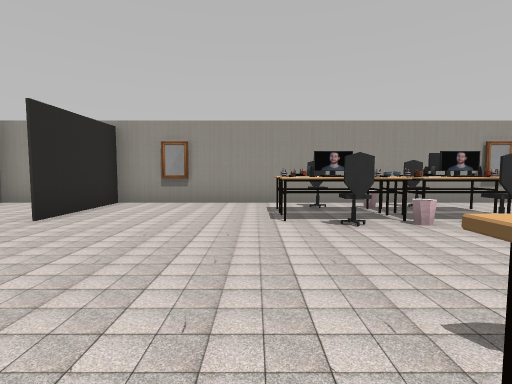
view 1 (above)

13 first-person views from a walk through a Unity game level. The camera is 1.5 m above the floor, tilts 4° down and sees 85° across. Doors are open. The floor is counted in squares, 2 m on a side. Each view is taken from the middle of a square. On the plan, view 1 faces up. The plan holds only what a view shows up to about 10 squares ahead; the rest is blank. The place goes on beyond the plan. The player character is not drawn. Some animated figures are not drawn. Some surface patterns are stand-ins.

view 2
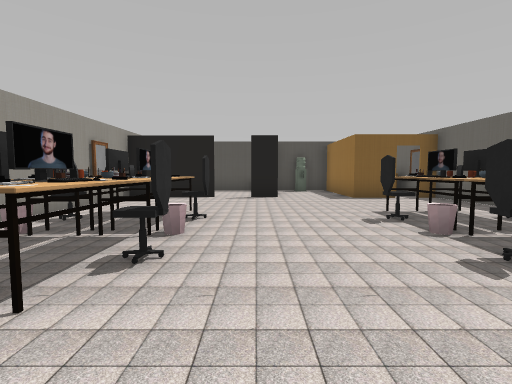

view 3
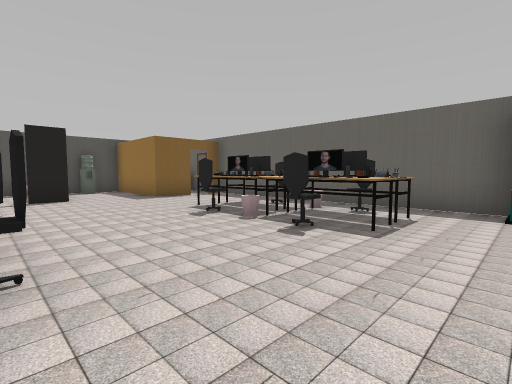

view 4
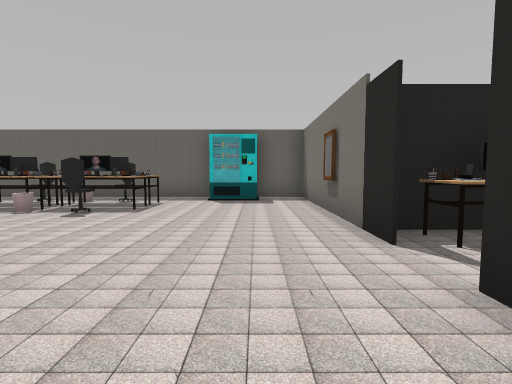

view 5
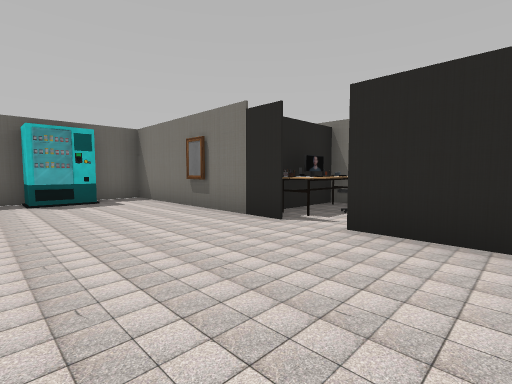

view 6
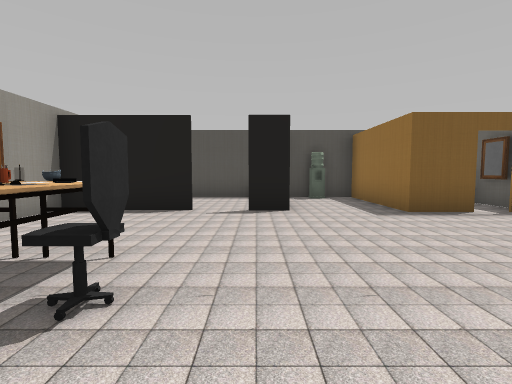

view 7
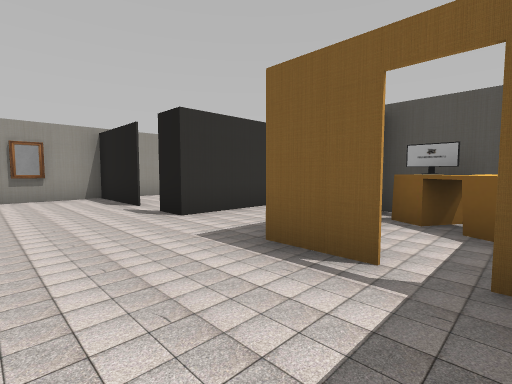

view 8
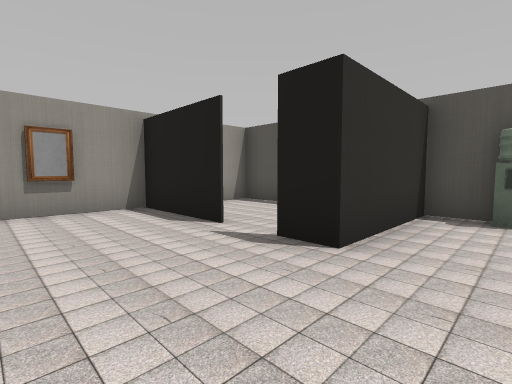

view 9
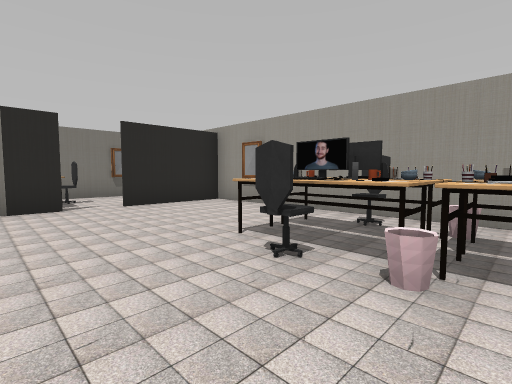

view 10
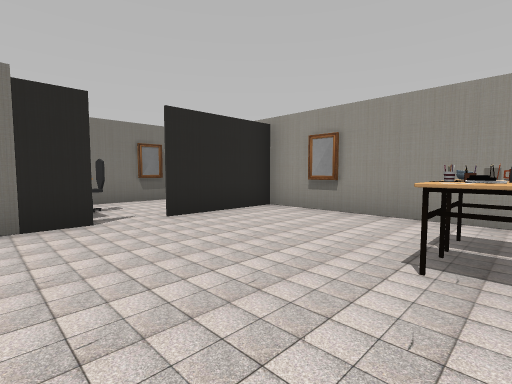

view 11
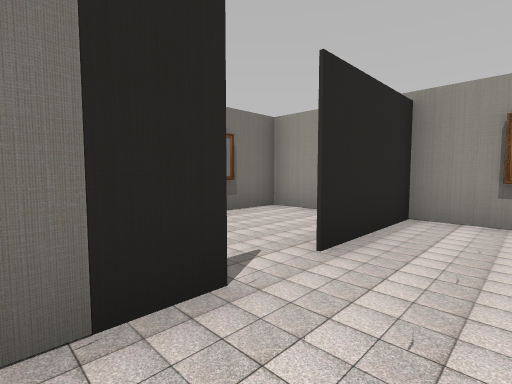

view 12
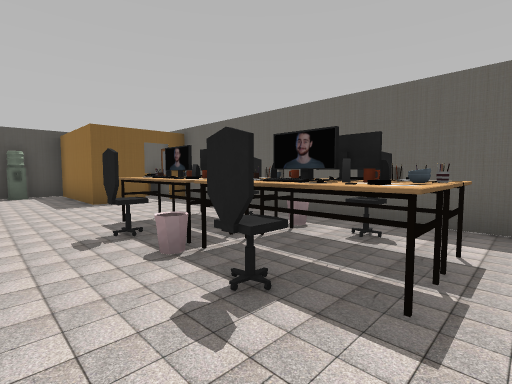

view 13
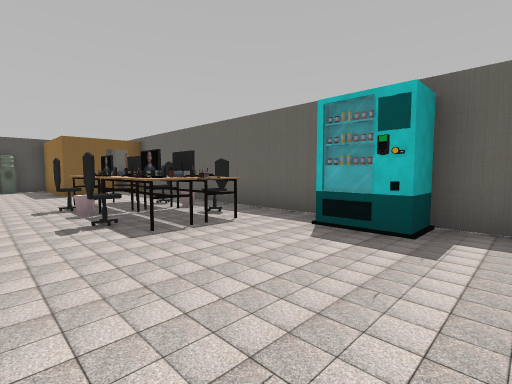

### Floor plan
Points are (right, up) in squares from view 1. A wall is a line through its corners. A room is listed if a view was taken in it or the views show most of it. See-through windows are left out.
Room 1 (views 1, 2, 3, 4, 5, 6, 7, 8, 9, 10, 11, 12, 13)
walls: (-0.4, -2.3) (7.3, -2.3) (7.3, -1.8); (7.5, 4.2) (7.5, 6.9); (7.3, -1.3) (7.3, 0.1) (8.5, 0.1); (8.5, 2.3) (7.5, 2.3) (7.5, 3.2); (-5, 6.9) (-6.3, 6.9) (-6.3, 2.4) (-3.4, 2.4) (-3.4, -2.3) (-2, -2.3); (8, 6.9) (-3.4, 6.9) (-3.4, 4.2)
ways out: opening at (8, 4) to room 2; opening at (8, 1); open door at (7, -1.5)
objects: other object (-6, 3) to (-4, 3); other object (-1, -2); other object (1, -1); other object (1, 0) to (2, 1); other object (1, 4) to (2, 5); other object (1, 6); bin (2, -1); bin (2, 1); bin (2, 4); bin (2, 6); other object (3, -1) to (4, -1); other object (3, 0) to (4, 1); other object (3, 4) to (4, 5); other object (3, 6)
Room 2 (no view inside)
walls: (10.5, 1.9) (10.5, 6.9) (8, 6.9)
ways out: opening at (8, 4) to room 1

Where each view was taken, in squares from view 1:
view 1: 0 up, 0 right, facing up
view 2: 3 up, 1 left, facing right
view 3: 4 up, 1 left, facing down-right
view 4: 6 up, 2 left, facing down
view 5: 6 up, 0 right, facing down-left
view 6: 3 up, 2 right, facing right
view 7: 2 down, 5 right, facing up-right
view 8: 1 up, 5 right, facing up-right
view 9: 2 up, 3 right, facing up-left
view 10: 2 up, 1 right, facing up-left
view 11: 2 up, 2 left, facing up-left
view 12: 2 up, 0 right, facing down-right
view 13: 2 up, 3 left, facing down-right
